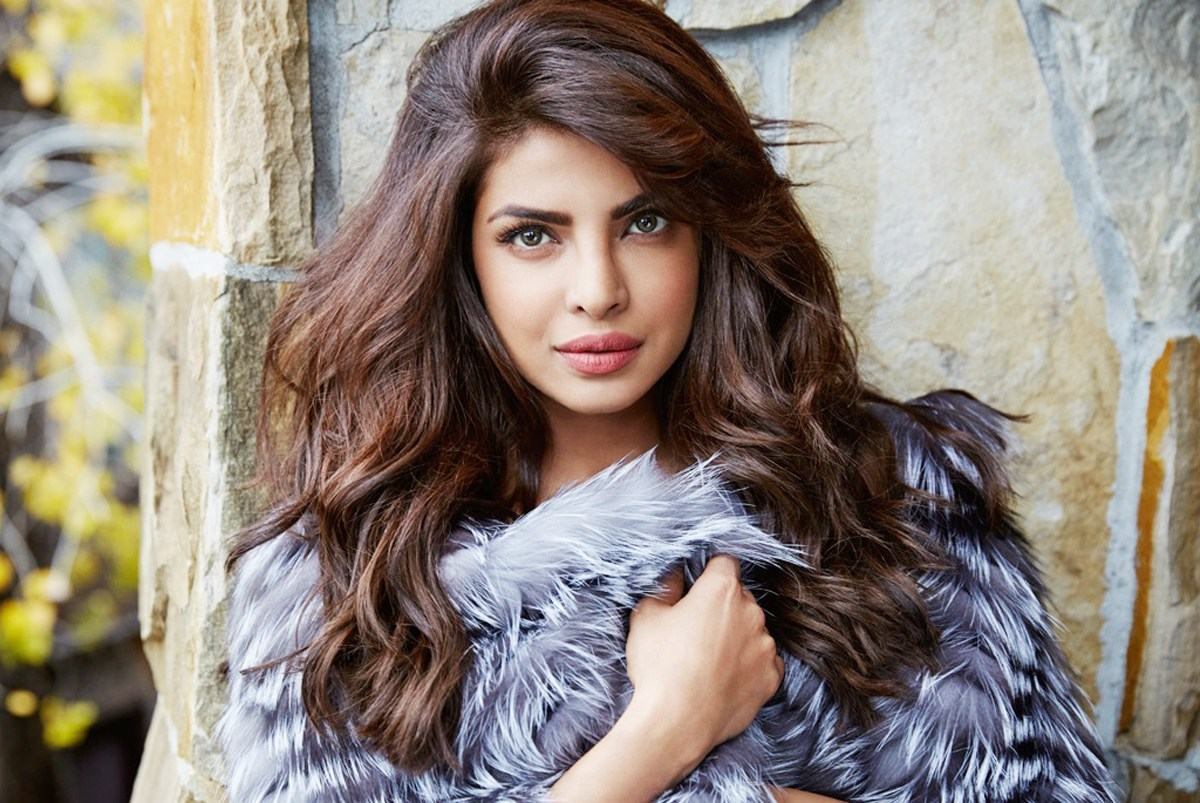
#> input picture traning_photo/0/priyanka-chopra-full-hd-image.jpg, 1200 x 803 px, found by its file name
$ python 'Face detection.py'
#> lines starting #> are read from the running program, lines starting #| are printed output that depends on the picture
import cv2
import time
t1 = time.time()
import numpy as np
import matplotlib.pyplot as plt
#video = cv2.VideoCapture(0, cv2.CAP_DSHOW)
path1 = r"C:\face_recognize\traning_photo\0\priyanka-chopra-full-hd-image.jpg"
frame = cv2.imread(path1)
#> frame is the input picture: shape (803, 1200, 3); mean B, G, R 124.9, 133.7, 144
cascade_path = r"C:\face_recognize\data\haarcascade_frontalface_default.xml"
face_cascade = cv2.CascadeClassifier(cascade_path)
faces = face_cascade.detectMultiScale(frame, scaleFactor=1.5, minNeighbors=5)
#> faces = [[445, 130, 273, 273]]
red = []
green = []
blue = []
print(frame)
#> (printed output is left out)
for (x, y, w, h) in faces:
    #frame = cv2.rectangle(frame, (x, y), (x + w, (y + h)), (220, 25, 220), 2)
    roi = frame[y:y + h, x:x + w]
#> this loop made 1 pass
#> pass 1, `roi = frame[y:y + h, x:x + w]`:
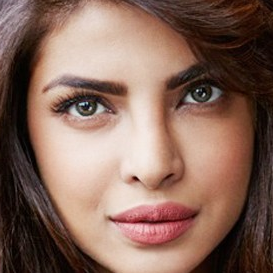
#> roi: shape (273, 273, 3); mean B, G, R 91.2, 103.8, 134.5
roi2 = roi+60
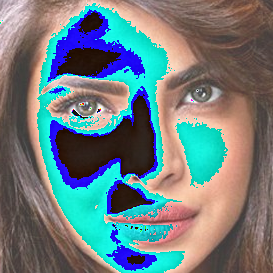
#> roi2: shape (273, 273, 3); mean B, G, R 127.8, 124.9, 108.3
for i in roi2:
    for j in i:
        red.append(j[0])
        green.append(j[1])
        blue.append(j[2])
#> after the loop, blue = 74529 items; green = 74529 items; red = 74529 items
cv2.imshow("image",roi)
#cv2.imshow("image1",roi2)
cv2.waitKey(0)
cv2.destroyAllWindows()
red_avg = 0
green_avg = 0
blue_avg = 0
for i in range(len(red)):
    red_avg = red_avg+red[i]
    green_avg = green_avg+green[i]
    blue_avg = blue_avg + blue[i]
#> this loop made 74529 passes
#> (red_avg, green_avg, blue_avg) on passes 1 to 3: (172, 161, 177), (345, 323, 355), (507, 474, 522)
#> after the loop, blue_avg = 8073224; green_avg = 9306625; red_avg = 9526404
print(red_avg/10000)
#| 952.6404
print(green_avg/10000)
#| 930.6625
print(blue_avg/10000)
#| 807.3224
color = [red_avg,green_avg,blue_avg]
#> color = [9526404, 9306625, 8073224]
plt.plot(color)
plt.show()
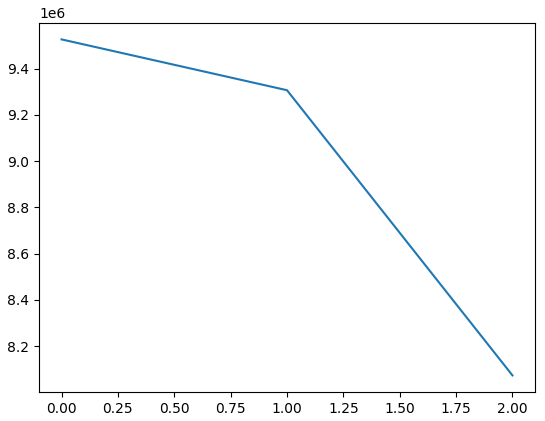
#> figure drawn by matplotlib, 1 panel

$ run again, with traning_photo/0/2018-priyanka-chopra-wallpaper.jpg copied over traning_photo/0/priyanka-chopra-full-hd-image.jpg
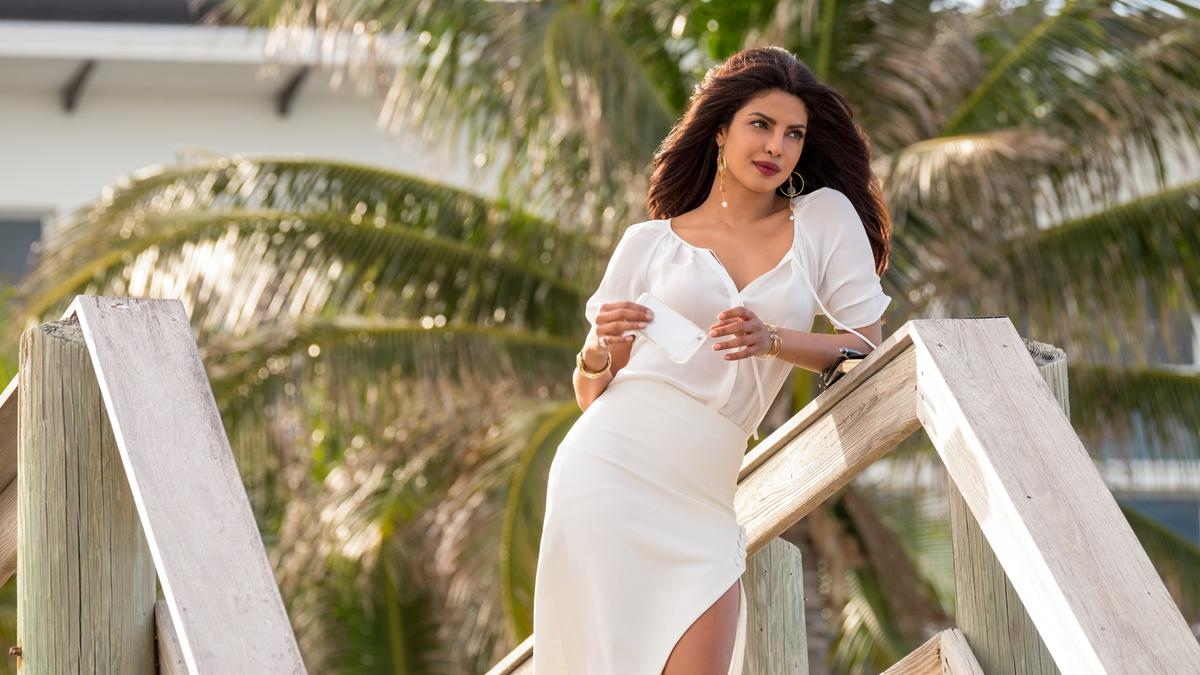
#> input picture traning_photo/0/2018-priyanka-chopra-wallpaper.jpg, 1200 x 675 px, found by its file name
#> frame is the input picture: shape (675, 1200, 3); mean B, G, R 122, 145.2, 156.4
#> faces = [[707, 77, 122, 122]]
#> (printed output is left out)
#> the loop `for (x, y, w, h) in faces:` made 1 pass
#> `roi2 = roi+60`:
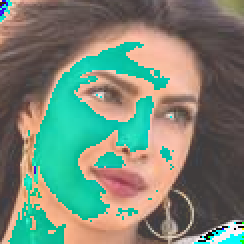
#> roi2: shape (122, 122, 3) (shown 2 times larger); mean B, G, R 116.6, 133.1, 119.1
#> the loop `for i in roi2:` made 122 passes
#> after the loop `for i in roi2:`: blue = 14884 values, max 255 at index 0, min 0 at index 2624, mean 119.1; green = 14884 values, max 255 at index 367, min 0 at index 733, mean 133.1; red = 14884 values, max 255 at index 13900, min 0 at index 13663, mean 116.6
#> the loop `for i in range(len(red)):` made 14884 passes
#> (red_avg, green_avg, blue_avg) on passes 1 to 3: (200, 230, 255), (438, 234, 287), (689, 250, 331)
#> after the loop `for i in range(len(red)):`: blue_avg = 1772940; green_avg = 1981613; red_avg = 1735254
#| 173.5254
#| 198.1613
#| 177.294
#> color = [1735254, 1981613, 1772940]
#> `plt.show()`:
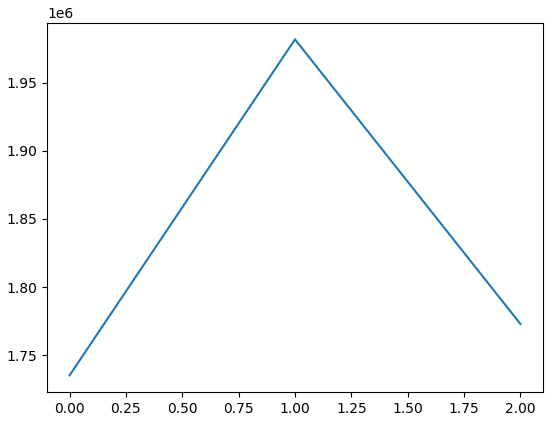
#> figure drawn by matplotlib, 1 panel

$ run again, with traning_photo/0/beautiful-priyanka-chopra-wallpapers.jpg copied over traning_photo/0/priyanka-chopra-full-hd-image.jpg
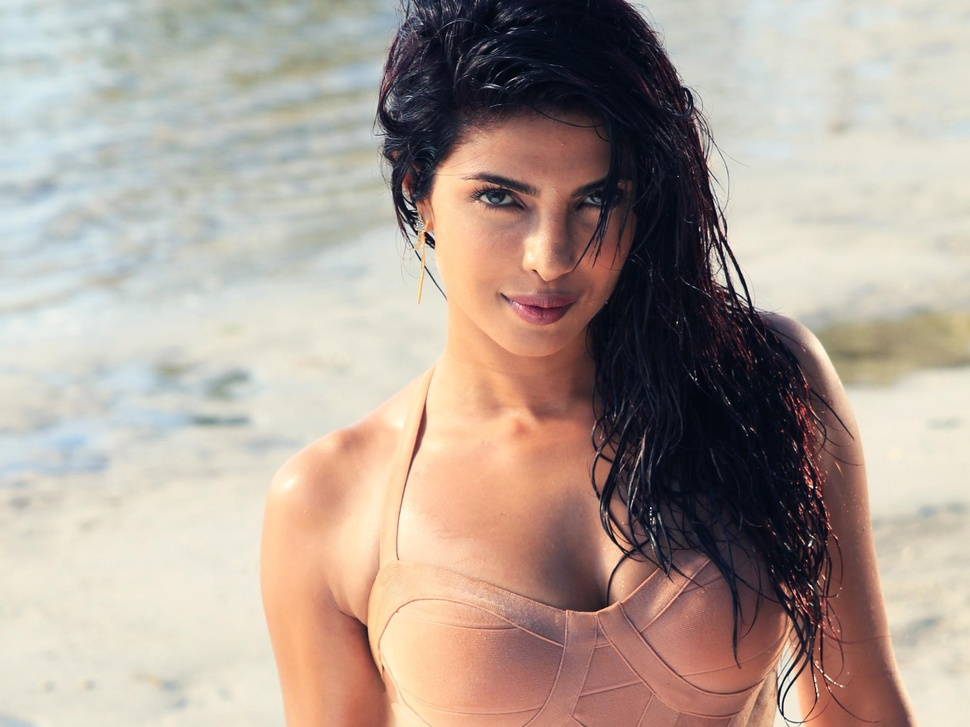
#> input picture traning_photo/0/beautiful-priyanka-chopra-wallpapers.jpg, 970 x 727 px, shrunk from 2048 x 1536 before the run, found by its file name
#> frame is the input picture: shape (727, 970, 3); mean B, G, R 150.8, 161, 175.8
#> faces = [[411, 104, 273, 273]]
#> (printed output is left out)
#> the loop `for (x, y, w, h) in faces:` made 1 pass
#> `roi2 = roi+60`:
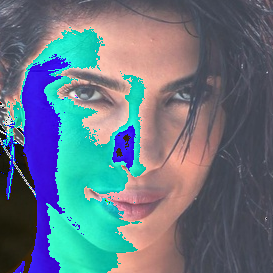
#> roi2: shape (273, 273, 3); mean B, G, R 131.2, 117.8, 101
#> after the loop `for i in roi2:`: blue = 74529 items
#> the loop `for i in range(len(red)):` made 74529 passes
#> (red_avg, green_avg, blue_avg) on passes 1 to 3: (99, 87, 85), (203, 178, 174), (311, 274, 266)
#> after the loop `for i in range(len(red)):`: blue_avg = 7530017; green_avg = 8779745; red_avg = 9775076
#| 977.5076
#| 877.9745
#| 753.0017
#> color = [9775076, 8779745, 7530017]
#> `plt.show()`:
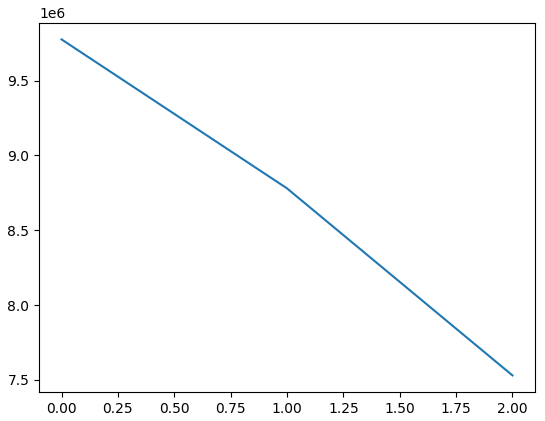
#> figure drawn by matplotlib, 1 panel
